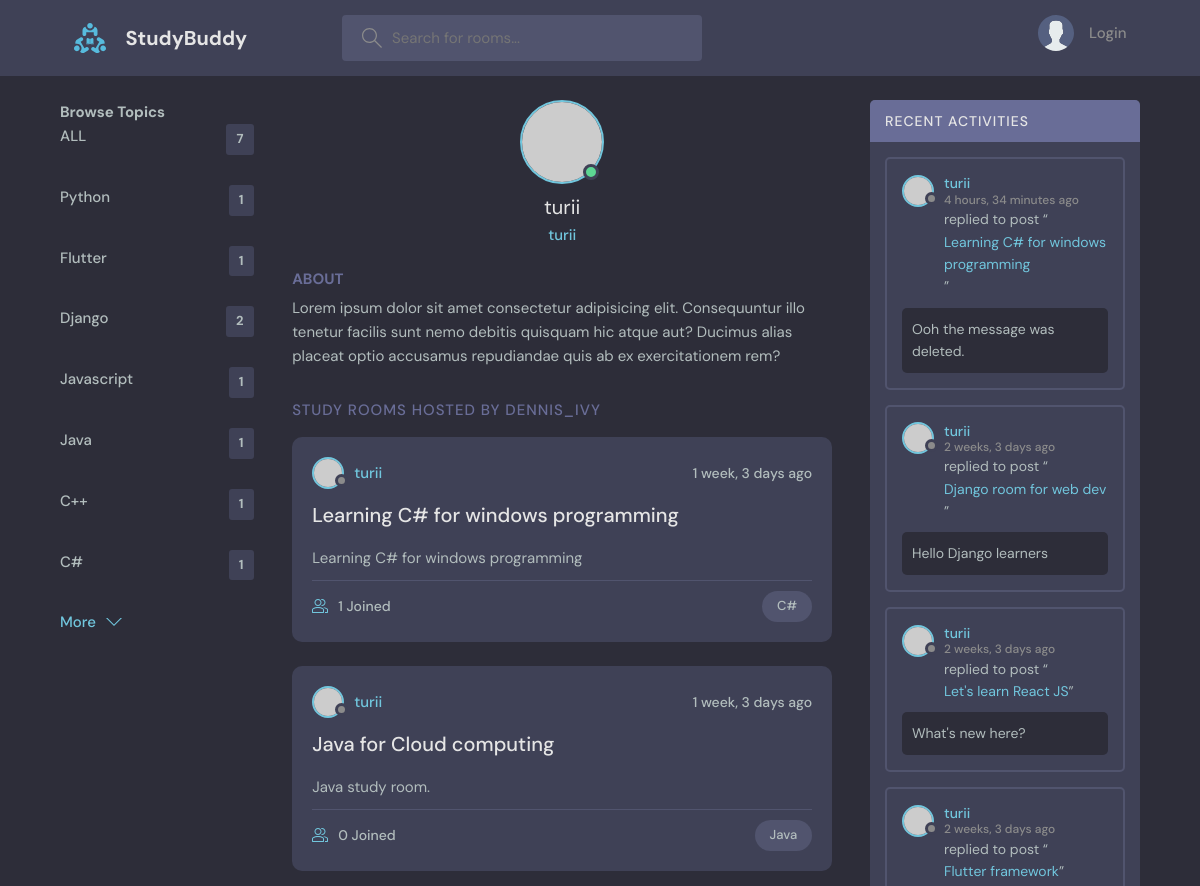
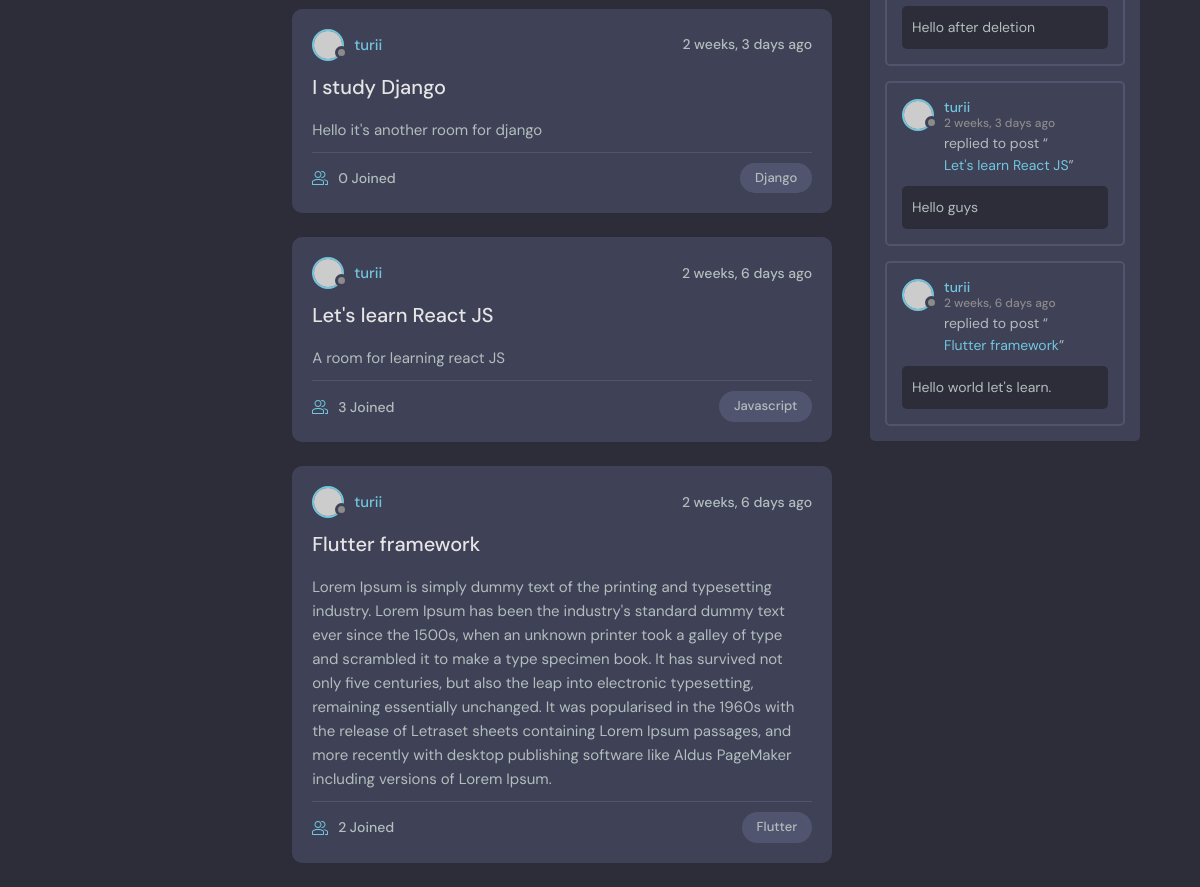
Page /profile/1/ on the committed database (2 pictures, top to bottom).
### base/models.py (models this page shows, shortened)
class Topic(models.Model):
    name = models.CharField(max_length=200)

class Room(models.Model):
    host =  models.ForeignKey(User, on_delete=models.SET_NULL,null=True)
    topic =  models.ForeignKey(Topic, on_delete=models.SET_NULL,null=True)
    name = models.CharField(max_length=200)
    description = models.TextField(null=True, blank=True)
    participants = models.ManyToManyField(User, related_name='participants', blank=True)
    updated = models.DateTimeField(auto_now=True)
    created = models.DateTimeField(auto_now_add=True)
    class Meta():
        ordering = ['-updated', '-created']
    def __str__(self):
        return self.name

class Message(models.Model):
    user = models.ForeignKey(User, on_delete=models.CASCADE)
    room = models.ForeignKey(Room, on_delete=models.CASCADE)
    body = models.TextField()
    updated = models.DateTimeField(auto_now=True)
    created = models.DateTimeField(auto_now_add=True)
    class Meta():
        ordering = ['-updated', '-created']
    def __str__(self):
        return self.body[0:50]

### base/views.py (the view)
# urls.py: path('profile/<str:pk>/', views.userProfile, name="profile"),
def userProfile(request, pk):
    user = User.objects.get(id=pk)
    rooms = user.room_set.all()
    room_messages = user.message_set.all()
    topics = Topic.objects.all()
    context = {'user':user,
               'rooms':rooms,
               'room_messages': room_messages,
               'topics': topics,
               }
    return render(request, 'base/profile.html', context)

### base/templates/base/profile.html (shortened to what this page needs)
{% extends 'main.html' %}
{% block content %}
  <main class="profile-page layout layout--3">
    <div class="container">
      {% include 'base/topics_component.html' %}
      <div class="roomList">
        <div class="profile">
          <div class="profile__avatar">
            <div class="avatar avatar--large active">
              <img src="https://randomuser.me/api/portraits/men/11.jpg" />
            </div>
          </div>
          <div class="profile__info">
            <h3>{{user.username}}</h3>
            <p>{{user.username}}</p>
          </div>
          <div class="profile__about">
            <h3>About</h3>
            <p>
              Lorem ipsum dolor sit amet consectetur adipisicing elit. Consequuntur illo tenetur
              facilis sunt nemo debitis quisquam hic atque aut? Ducimus alias placeat optio
              accusamus repudiandae quis ab ex exercitationem rem?
            </p>
          </div>
        </div>
        <div class="roomList__header">
          <div>
            <h2>Study Rooms Hosted by dennis_ivy</a>
            </h2>
          </div>
        </div>
        {% include 'base/feed_component.html' %}
      </div>
       {% include 'base/activity_component.html' %}
    </div>
  </main>
{% endblock %}

### base/templates/base/topics_component.html
<div class="topics">
    <div class="toipcs__header">
          <h2>Browse Topics</h2>
    </div>
          <ul class="topics__list">
              <li><a href="{% url 'home' %}">ALL <span>{{topics.count}}</span></a></li>
            {% for topic in topics %}
            <li>
                <a href="{% url 'home' %}?q={{topic.name}}">{{topic.name}} <span>{{topic.room_set.all.count}}</span></a>
            </li>
        {% endfor %}
          </ul>
          <a class="btn btn--link" href="{% url 'topics' %}">
            More
            <svg version="1.1" xmlns="http://www.w3.org/2000/svg" width="32" height="32" viewBox="0 0 32 32">
              <title>chevron-down</title>
              <path d="M16 21l-13-13h-3l16 16 16-16h-3l-13 13z"></path>
            </svg>
          </a>
</div>

### base/templates/base/feed_component.html (shortened to what this page needs)
{% for room in rooms %}
<div class="roomListRoom">
  <div class="roomListRoom__header">
    <a href="{% url 'profile' room.host.id %}" class="roomListRoom__author">
      <div class="avatar avatar--small">
        <img src="https://randomuser.me/api/portraits/women/11.jpg" />
      </div>
      <span>{{room.host.username}}</span>
    </a>
    <div class="roomListRoom__actions">
      <span>{{room.created|timesince}} ago</span>
    </div>
  </div>
  <div class="roomListRoom__content">
    <a href="{% url 'room' room.id %}">{{room.name}}</a>
    <p>
      {{room.description}}
    </p>
  </div>
  <div class="roomListRoom__meta">
    <a href="room.html" class="roomListRoom__joined">
      {{room.participants.all.count}} Joined
    </a>
    <p class="roomListRoom__topic">{{room.topic.name}}</p>
  </div>
</div>
{% endfor %}

### base/templates/base/activity_component.html (shortened to what this page needs)
<div class="activities">
    <div class="activities__header">
      <h2>Recent Activities</h2>
    </div>
    {% for room_message in room_messages %}
    <div class="activities__box">
      <div class="activities__boxHeader roomListRoom__header">
        <a href="{% url 'profile' room_message.user.id %}" class="roomListRoom__author">
          <div class="avatar avatar--small">
            <img src="https://randomuser.me/api/portraits/women/11.jpg" />
          </div>
          <p>
            {{room_message.user}}
            <span>{{room_message.created|timesince}} ago</span>
          </p>
        </a>
      </div>
      <div class="activities__boxContent">
        <p>replied to post “<a href="{% url 'room' room_message.room.id %}">{{room_message.room}}</a>”</p>
        <div class="activities__boxRoomContent">
          {{room_message.body}}
        </div>
      </div>
    </div>
    {% endfor %}
  </div>

### rows in the picture
Topic: name "Python", room_set.all.count "1"
Topic: name "Flutter", room_set.all.count "1"
Topic: name "Django", room_set.all.count "2"
Topic: name "Javascript", room_set.all.count "1"
Topic: name "Java", room_set.all.count "1"
Topic: name "C++", room_set.all.count "1"
Topic: name "C#", room_set.all.count "1"
Room: host.username "turii", created "1 week, 3 days", name "Learning C# for windows programming", description "Learning C# for windows programming", participants.all.count "1", topic.name "C#"
Room: host.username "turii", created "1 week, 3 days", name "Java for Cloud computing", description "Java study room.", participants.all.count "0", topic.name "Java"
Room: host.username "turii", created "2 weeks, 3 days", name "I study Django", description "Hello it's another room for django", participants.all.count "0", topic.name "Django"
Room: host.username "turii", created "2 weeks, 6 days", name "Let's learn React JS", description "A room for learning react JS", participants.all.count "3", topic.name "Javascript"
Room: host.username "turii", created "2 weeks, 6 days", name "Flutter framework", description "Lorem Ipsum is simply dummy text of the printing and typesetting industry. Lorem Ipsum has been the industry's standard dummy text ever since the 1500s, when an unknown printer took a galley of type and scrambled it to make a type specimen book. It has survived not only five centuries, but also the leap into electronic typesetting, remaining essentially unchanged. It was popularised in the 1960s with the release of Letraset sheets containing Lorem Ipsum passages, and more recently with desktop publishing software like Aldus PageMaker including versions of Lorem Ipsum.", participants.all.count "2", topic.name "Flutter"
Message: user "turii", created "4 hours, 34 minutes", room "Learning C# for windows programming", body "Ooh the message was deleted."
Message: user "turii", created "2 weeks, 3 days", room "Django room for web dev", body "Hello Django learners"
Message: user "turii", created "2 weeks, 3 days", room "Let's learn React JS", body "What's new here?"
Message: user "turii", created "2 weeks, 3 days", room "Flutter framework", body "Hello after deletion"
Message: user "turii", created "2 weeks, 3 days", room "Let's learn React JS", body "Hello guys"
Message: user "turii", created "2 weeks, 6 days", room "Flutter framework", body "Hello world let's learn."

### other values in the picture
{{ topics.count }} "7"
{{ user.username }} "turii"
